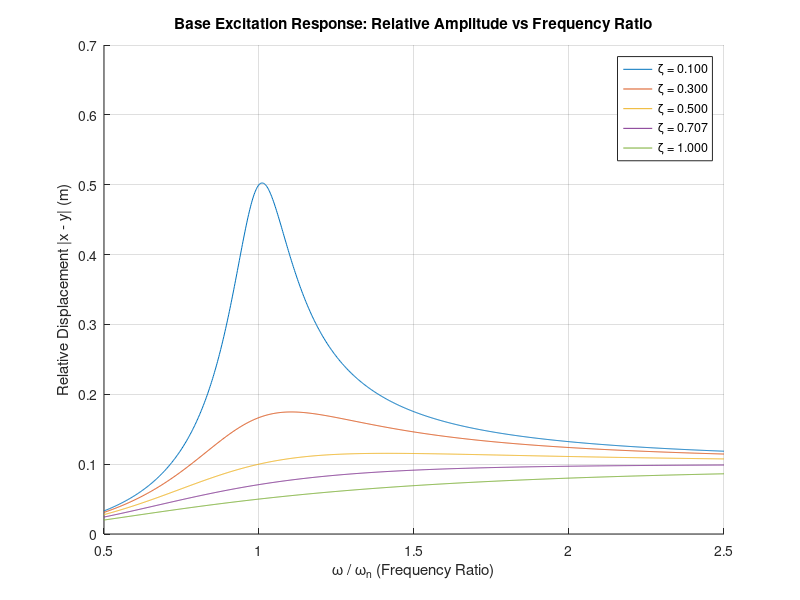

Source code (MATLAB):
% Base excitation parameters
m = 0.102;          % kg
k = 900;            % N/m
Y = 0.1;            % Base motion amplitude (m)

% Natural frequency
omega_n = sqrt(k/m);     % rad/s

% Frequency ratio range
r = linspace(0.5, 2.5, 1000);   % r = omega / omega_n

% Try different damping ratios
zeta_values = [0.1, 0.3, 0.5, 0.707, 1.0]; 

figure;
hold on;

for zeta = zeta_values
    % Transmissibility function for base excitation
    T = (r.^2) ./ sqrt((1 - r.^2).^2 + (2*zeta*r).^2);
    relative_amplitude = T * Y;
    
    plot(r, relative_amplitude, 'DisplayName', sprintf('\\zeta = %.3f', zeta));
    
    % Calculate average relative amplitude over r = 1 to 2
    idx = r >= 1 & r <= 2;
    avg_amp = mean(relative_amplitude(idx));
    fprintf('zeta = %.3f, Average amplitude from r=1 to 2: %.4f m\n', zeta, avg_amp);
end

xlabel('\omega / \omega_n (Frequency Ratio)');
ylabel('Relative Displacement |x - y| (m)');
title('Base Excitation Response: Relative Amplitude vs Frequency Ratio');
legend show;
grid on;